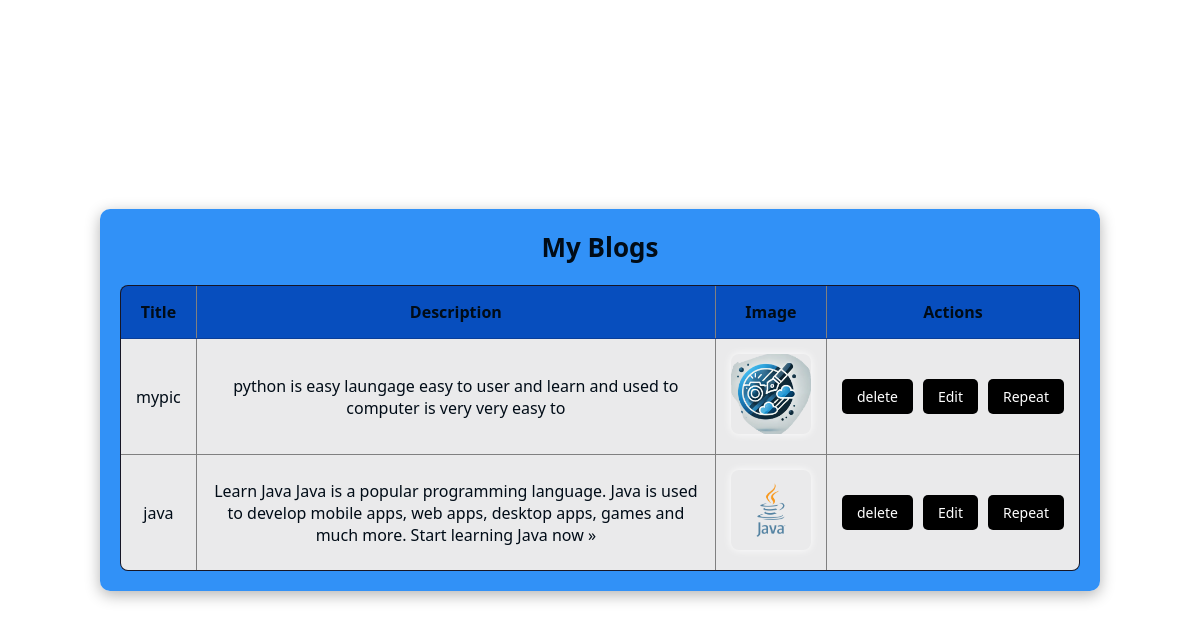
The page /my-blog (signed in) on the database its author committed.
### blogapp/models.py (models this page shows)
class Blog(models.Model):
    title = models.CharField(max_length=50)
    description=models.CharField(max_length=200)
    create_at=models.DateField(auto_now_add=True)
    blog_image=models.ImageField(upload_to="blogimages/")
    user=models.ForeignKey(User,on_delete=models.CASCADE) #it means delete all user blog
    is_recurring=models.BooleanField(default=False,null=True,blank=True)
    custom_date=models.DateTimeField(null=True,blank=True)
    class Meta:
        db_table="Blogs"    #to change table name in

### blogapp/views.py (the view)
# urls.py: path('my-blog',myblog,name="myblog"),
@login_required
def myblog(request):
    blogs = Blog.objects.filter(user=request.user)
    return render(request, "myblog.html", {"blogs": blogs})

### blogapp/templates/myblog.html (shortened to what this page needs)
{% load static %}
<!DOCTYPE html>
<html lang="en">
<head>
</head>
<body>
    <div class="container">
        <h1>My Blogs</h1>
        <table border="1">
            <thead>
                <tr>
                    <th>Title</th>
                    <th>Description</th>
                    <th>Image</th>
                    <th>Actions</th>
                </tr>
            </thead>
            <tbody>
                {% for blog in blogs %}
                <tr>
                    <td>{{ blog.title }}</td>
                    <td>{{ blog.description }}</td>
                    <td>
                        <img src="{{ blog.blog_image.url }}" alt="Blog Image" class="blog-image">
                    </td>
                    <td>
                        <div class="action-buttons">
                            <a href="{% url 'delete_blog' bg_id=blog.id %}" class="delete-btn">delete</a>
                            <a href="{% url 'edit_blog' bg_id=blog.id %}" class="edit-btn">Edit</a>
                            <a href="{% url 're' blog_id=blog.id %}" class="repeat-btn">Repeat</a>
                        </div>
                    </td>
                </tr>
                {% endfor %}
            </tbody>
        </table>
    </div>
</body>
</html>

### blogapp/templates/myblog.html (style rules this page uses)
* { margin: 0; padding: 0; box-sizing: border-box; font-family: 'Segoe UI', system-ui, sans-serif; }
body { background:white; color: #e0e0e0; margin: 0; padding: 20px; display: flex; justify-content: center; align-items: center; min-height: 100vh; }
.container { width: 90%; max-width: 1000px; background: rgba(47, 144, 247, 0.989); padding: 20px; border-radius: 10px; box-shadow: 0px 4px 15px rgba(0, 0, 0, 0.3); text-align: center; }
h1 { font-size: 26px; margin-bottom: 20px; color: #010c17; }
table { width: 100%; border-collapse: collapse; margin-top: 10px; border-radius: 8px; overflow: hidden; background: rgba(19, 1, 1, 0.85); }
thead { background: rgba(0, 102, 255, 0.7); color: white; }
th { padding: 12px; text-align: center; border-bottom: 1px solid rgba(23, 1, 1, 0.2); }
th,td { color: #010c17; padding: 15px; }
tbody tr { background: rgba(255, 255, 255, 0.908); transition: 0.3s; }
.blog-image { width: 80px; height: 80px; object-fit: cover; border-radius: 8px; box-shadow: 0 0 8px rgba(255, 255, 255, 0.951); }
.action-buttons { display: flex; justify-content: center; gap: 10px; }
.action-buttons a { text-decoration: none; color: white; padding: 8px 15px; border-radius: 5px; font-size: 14px; transition: 0.3s; }
.delete-btn { background: #000000; }
.edit-btn { background: #000000; }
.repeat-btn { background: #000000 }

### rows shown on the page
Blog: title "mypic", description "python is easy laungage easy to user and learn and used to computer is very very easy to", blog_image (picture)
Blog: title "java", description "Learn Java Java is a popular programming language. Java is used to develop mobile apps, web apps, desktop apps, games and much more. Start learning Java now »", blog_image (picture)
